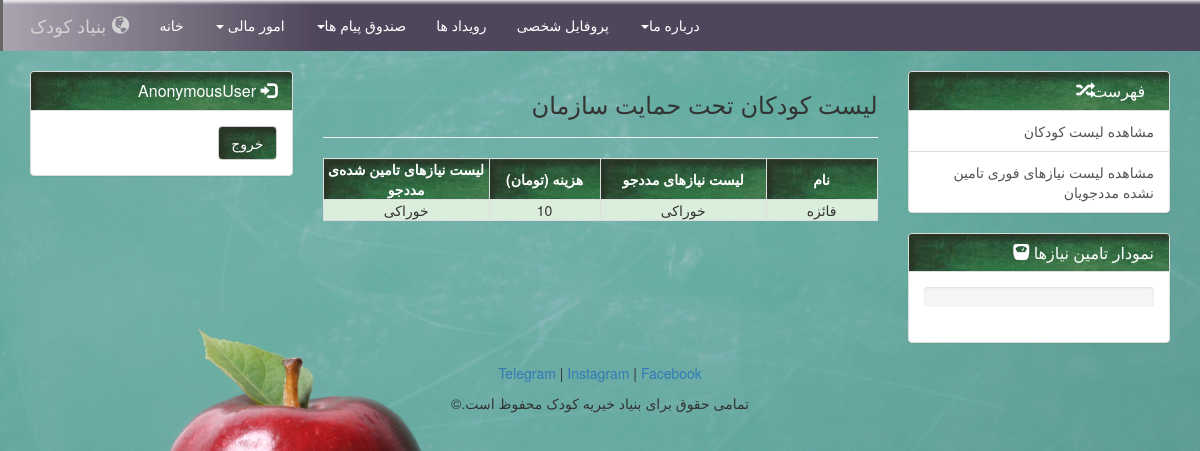
The page /hamiar/moshahede_list_koodakan/ on the database its author committed.
### madadju/models.py (models this page shows, shortened)
class Niaz(models.Model):
    niazmand = models.ForeignKey(Madadju, on_delete=models.CASCADE)
    onvan = models.CharField(max_length=50)
    mablagh = models.PositiveIntegerField()
    mablagh_taminshodeh = models.PositiveIntegerField()
    hemaiatshod = models.BooleanField(default=False)
    Type = (
        ('yr', 'Salaneh'),
        ('mo', 'Mahaneh'))
    niazFori = models.BooleanField(default=False)
    class Meta:
        unique_together = (("niazmand", "onvan"),)
    def niaz_taminnashode(madadju):
        niazha = Niaz.objects.filter(niazmand=madadju)
        niazha_res = []
        for niaz in niazha :
            if(niaz.mablagh > niaz.mablagh_taminshodeh):
                niazha_res.append(niaz)
        return niazha_res

### hamiar/views.py (the view)
def show_moshahede_list_koodakan(request):
    return moshtarak.show_moshahede_list_koodakan(request,'hamiar')

### karbar/darbare_ma.py (called while the page is built)
def progress():
    pr = []
    niaz = 100
    if( len(Niaz.objects.all()) != 0 ):
        niaz = 100 * len(Niaz.objects.filter(mablagh_taminshodeh=0))/len(Niaz.objects.all())
    pr.append([niaz,'٪ نیازهای مددجویان تامین شده است.'])
    return pr

### karbar/moshtarak.py (called while the page is built, shortened)
def show_moshahede_list_koodakan(request,user):
    template = 'karbar/moshahede_list_koodakan.html'
    madadjuyan = Madadju.objects.all()
    if request.method == 'GET':
        form = SignInForm()
        userName = ''
        if not user == 'karbar':
            userName = request.user
        return render(request, template, {'form': form, 'madadjuyan':[(m.user.user.first_name,Niaz.objects.filter(niazmand=m),Niaz.niaz_taminnashode(m)) for m in madadjuyan]
                                      ,'progress':karbar.darbare_ma.progress()
                                      ,'utype' : user
                                      ,'username':userName})

### templates/karbar/moshahede_list_koodakan.html (shortened to what this page needs)
<!DOCTYPE html>
<html lang="en">
<head>
    <link href="/static/css/bootstrap.min.css" rel="stylesheet">
</head>
<body dir="rtl">
    {% if utype == "karbar" %}
    <nav class="navbar navbar-inverse navbar-static-top" role="navigation" >
        <div class="container">
            <div class="navbar-header">
                <button type="button" class="navbar-toggle" data-toggle="collapse" data-target="#navbar">
                    <span class="sr-only">Toggle navigation</span>
                    <span class="icon-bar"></span>
                    <span class="icon-bar"></span>
                    <span class="icon-bar"></span>
                </button>
                <a class="navbar-brand" href="/karbar/profile"><span class="glyphicon glyphicon-globe"></span> بنیاد کودک</a>
            </div>
            <div class="collapse navbar-collapse" id="navbar">
                <ul class="nav navbar-nav">
                    <li class="active">
                        <a href="/karbar/profile">خانه</a>
                    </li>
                    <li>
                        <a href="#" class="dropdown-toggle" data-toggle="dropdown" role="button" aria-haspopup="true" aria-expanded="false">درباره ما<span class="caret"></span></a>
						<ul class="dropdown-menu" aria-labelledby="about-us">
							<li><a href="/karbar/ashnai">آشنایی با موسسه</a></li>
							<li><a href="/karbar/sakhtar_sazmani">ساختار سازمانی</a></li>
							<li><a href="/karbar/ahdaf">اهداف و دیدگاه ها</a></li>
						</ul>
                    </li>
                </ul>
            </div>
        </div>
    </nav>
	{% else %}
    <nav class="navbar navbar-inverse navbar-static-top" role="navigation">
        <div class="container">
            <div class="navbar-header">
                <a class="navbar-brand" href=""><span class="glyphicon glyphicon-globe"></span> بنیاد کودک</a>
            </div>
            <div class="collapse navbar-collapse" id="navbar">
                <ul class="nav navbar-nav">
                    <li class="active">
                        <a href="/{{utype}}/">خانه</a>
                    </li>
                    <li class="dropdown">
						<a href="#" class="dropdown-toggle" data-toggle="dropdown" role="button" aria-haspopup="true" aria-expanded="false">امور مالی <span class="caret"></span></a>
					</li>
					<li class="dropdown">
						<a href="#" class="dropdown-toggle" data-toggle="dropdown" role="button" aria-haspopup="true" aria-expanded="false">صندوق پیام ها<span class="caret"></span></a>
					</li>
                    <li>
                        <a href="/{{utype}}/roydadha">رویداد ها</a>
                    </li>
                    <li>
                        <a href="/{{utype}}/profile">پروفایل شخصی</a>
                    </li>
                    <li>
                        <a href="#" class="dropdown-toggle" data-toggle="dropdown" role="button" aria-haspopup="true" aria-expanded="false">درباره ما<span class="caret"></span></a>
                    </li>
                </ul>
            </div>
        </div>
    </nav>
    {% endif %}
<div class="container-fluid">
		{% if utype == "karbar" %}
    <div class="col-sm-3">
      <div class="panel panel-default" align=right>
                <div class="panel-heading">
                    <h1 class="panel-title"><strong>ورود</strong></h1>
                </div>
                <div class="panel-body" align="right">
                    <form action="/karbar/moshahede_list_koodakan/" method="post">
						{% csrf_token %}
                            <input type="text" class="form-control" id="uid" name="username" placeholder="Username">
                          <br>   <input type="password" class="form-control" id="pwd" name="password" placeholder="Password">
                        <button type="add" class="btn btn-default"><a href="/karbar/sabtename_hamyar" style="color: white">ثبت نام همیار جدید</a></button>
                        <input type="submit" class="btn btn-default" style="color: white" value=" ورود">
                                                    <p style="color: red">{{ message }}</p>
					</form>
                </div>
	  </div>
	</div>
	{% else %}
		<div class="col-sm-3">
			<div class="panel panel-default">
				<div class="panel-heading">
					<h3 class="panel-title" align=right >
						<span class="glyphicon glyphicon-log-in"></span>
						{{username}}
					</h3>
				</div>
				<div class="panel-body" align= right >
					<form>
						<button type="add" class="btn btn-default"><a href="{% url 'logout' %}">خروج</a></button>
					</form>
				</div>
			</div>
		</div>
	{% endif %}
		<div class="col-sm-6">
			<table style="width:100%" class="table-bordered">
            <h3>لیست کودکان تحت حمایت سازمان</h3>
            <hr>
            <tr>
              <th style="width: 20%">نام</th>
              <th style="width: 30%">لیست نیازهای مددجو</th>
              <th style="width: 20%">هزینه (تومان)</th>
              <th style="width: 30%">لیست نیازهای تامین شده‌ی مددجو</th>
            </tr>
                {% for name,niazha,niazha_tamin_nashode in madadjuyan %}
            <tr>
              <td style="width: 20%">{{name}}</th>
              <td style="width: 30%">
                {% for niaz in niazha %}
                  {{niaz.onvan}}<br>
                {% endfor %}
                <td style="width: 20%">
                    {% for niaz in niazha %}
                  {{niaz.mablagh}}<br>
                {% endfor %}
              <td style="width: 30%">
                  {% for niaz in niazha_tamin_nashode %}
                  {{niaz.onvan}}<br>
                {% endfor %}
            </tr>
                {% endfor %}
        </table>
		</div>
	  <div class="col-sm-3">
			<div class="panel panel-default" align="right">
				<div class="panel-heading">
					<h1 class="panel-title" align="right">  فهرست<span class="glyphicon glyphicon-random"></span></h1>
				</div>
				<div class="list-group">
					<a href="/{{utype}}/moshahede_list_koodakan" class="list-group-item">مشاهده‌ لیست کودکان </a>
					<a href="/{{utype}}/moshahede_list_niazhaye_fori_taminnashode" class="list-group-item">مشاهده لیست نیازهای فوری تامین نشده مددجویان</a>
				</div>
			</div>
			<div class="panel panel-default">
				<div class="panel-heading">
					<h3 class="panel-title" align="right">
						نمودار تامین نیازها
						<span class="glyphicon glyphicon-scale"></span>
					</h3>
				</div>
				<div class="panel-body">
					{% for num,pr in progress %}
					<div class="progress">
					</div>
					{% endfor %}
				</div>
			</div>
	  </div>
	</div>
	<footer style="text-align: center">
        <div class="small-print">
        	<div class="container">
        		<p><a href="#">Telegram</a> | <a href="#">Instagram</a> | <a href="#">Facebook</a></p>
        		<p>  تمامی حقوق برای بنیاد خیریه کودک محفوظ است.&copy; </p>
        	</div>
        </div>
	</footer>
</body>
</html>

### rows shown on the page
Niaz: first_name "فائزه", onvan "خوراکی", mablagh "10"

### other values the page prints
{{ username }} "AnonymousUser"
